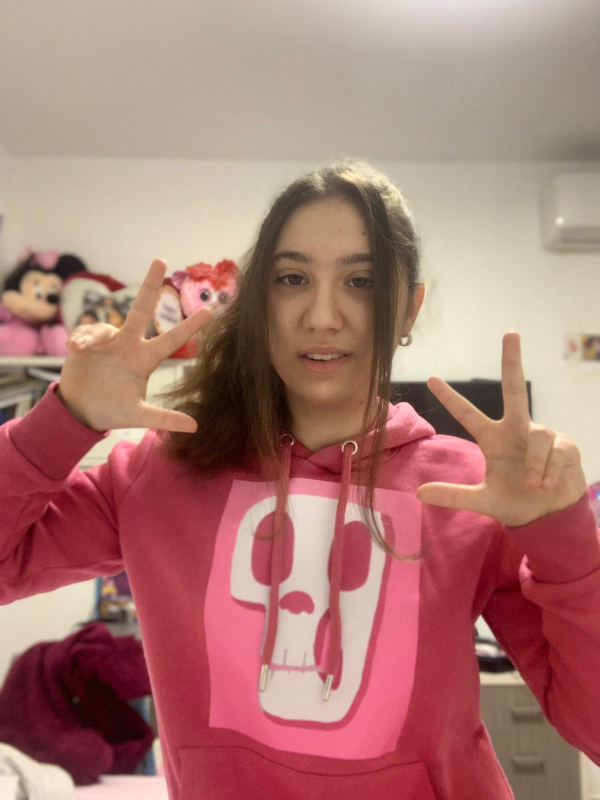
#> input picture Drew/IMG-20220323-WA0000.jpg, 1200 x 1600 px (shown at 1/2 size)
$ python main.py
#> lines starting #> are read from the running program, lines starting #| are printed output that depends on the picture
from PIL import Image

def image_to_ascii(image_path, output_width=200, output_file="ascii_art.txt"):
    # Открытие изображения и преобразование в черно-белое
#> called with image_path = 'IMG-20220323-WA0000.jpg', output_width = 720, output_file = 'ascii_art.txt'
    image = Image.open(image_path).convert('L')
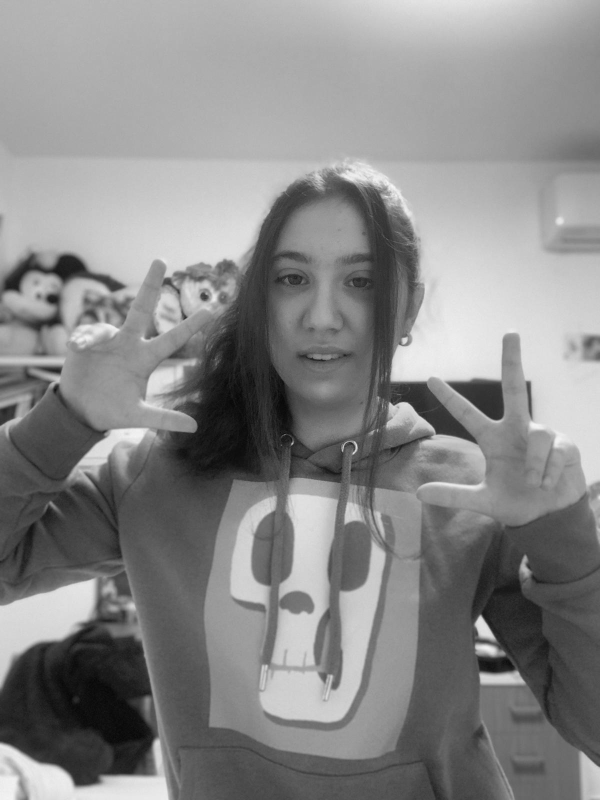
#> image: PIL image 1200x1600 L (shown at 1/2 size); min 4, max 248, mean 135.8

    # Определение размеров изображения
    width, height = image.size
#> width = 1200; height = 1600

    # Вычисление соотношения сторон и масштабирование изображения для заданной ширины
    aspect_ratio = height / float(width)
#> aspect_ratio = 1.33
    output_height = int(output_width * aspect_ratio)
#> output_height = 960
    resized_image = image.resize((output_width, output_height))
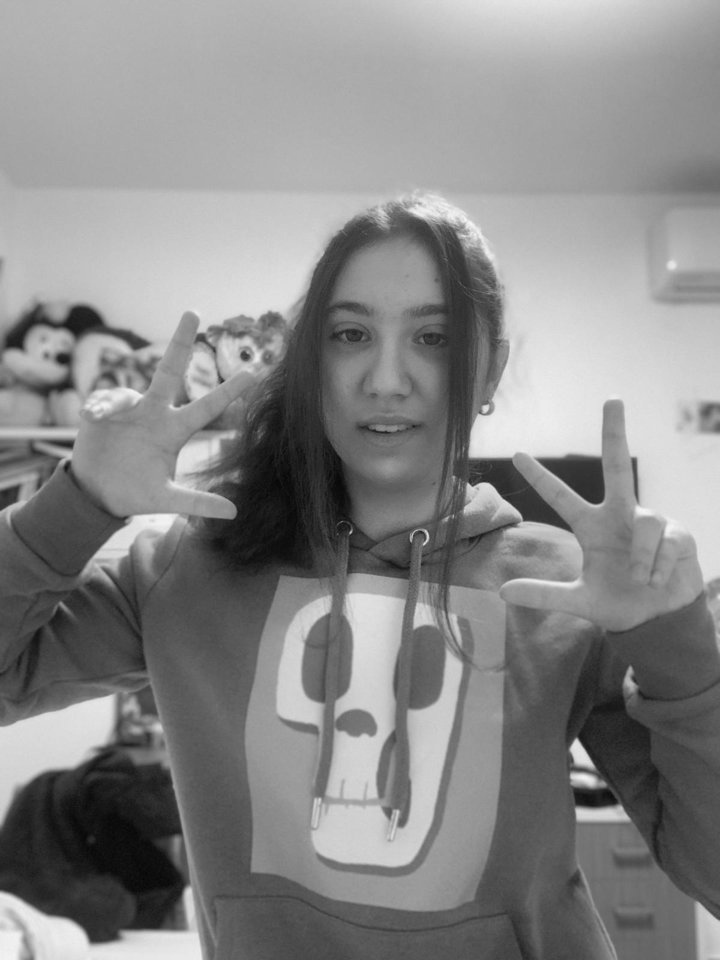
#> resized_image: PIL image 720x960 L; min 6, max 247, mean 135.8

    # Определение символов для ASCII art (более детализированный набор)
    ascii_chars = "@B%W#*oahkbdpwmZO0QCJYXzcvnxrjft/\|()1{}[]-_+~<>i!lI;:,\"^`'. "

    # Преобразование каждого пикселя в символ ASCII
    ascii_art = ""
    for y in range(output_height):
        for x in range(output_width):
            pixel_value = resized_image.getpixel((x, y))
            ascii_art += ascii_chars[pixel_value * len(ascii_chars) // 256]
        ascii_art += "\n"

    # Сохранение ASCII art в текстовый файл
    with open(output_file, "w") as file:
        file.write(ascii_art)

if __name__ == "__main__":
    input_image_path = "IMG-20220323-WA0000.jpg"
    output_ascii_file = "ascii_art.txt"
    image_to_ascii(input_image_path, output_width=720, output_file=output_ascii_file)
    print("ready")

$ run again, with Drew/Agam.png saved as Drew/IMG-20220323-WA0000.jpg
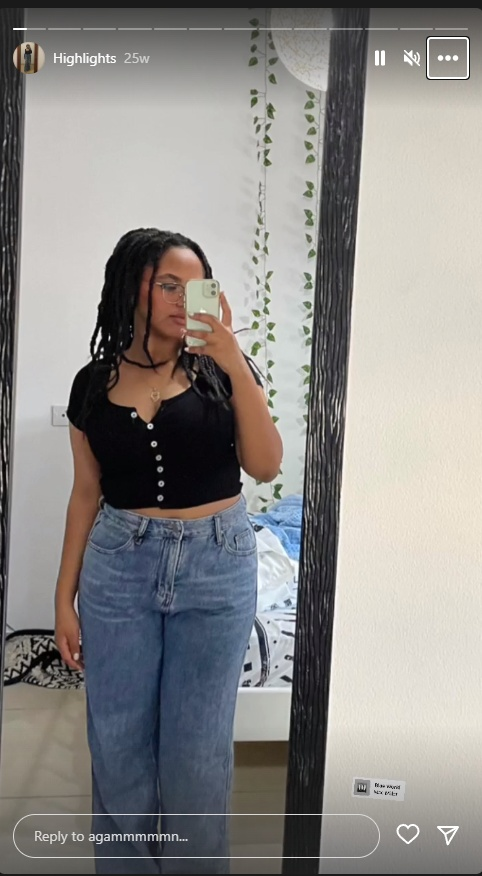
#> input picture Drew/Agam.png, 482 x 876 px
#> in image_to_ascii, `image = Image.open(image_path).convert('L')`:
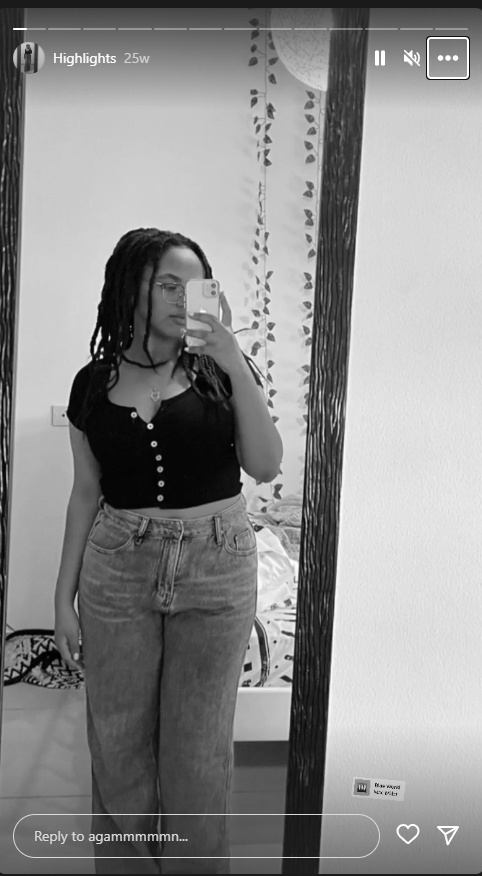
#> image: PIL image 482x876 L; min 0, max 255, mean 140
